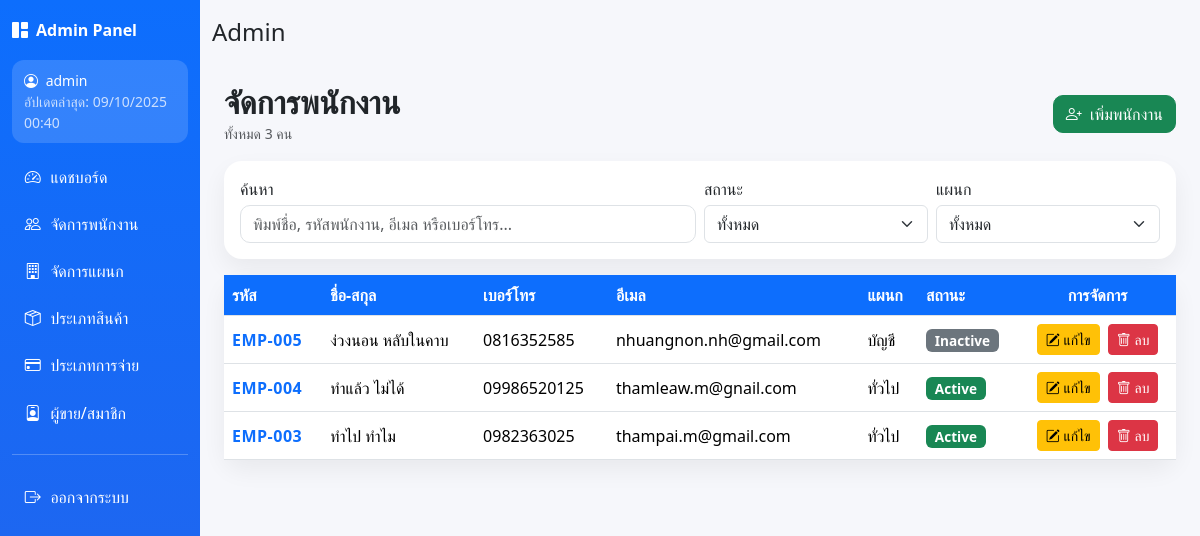
The app's page /Devolper/employeeManagement.php (signed in), older data.
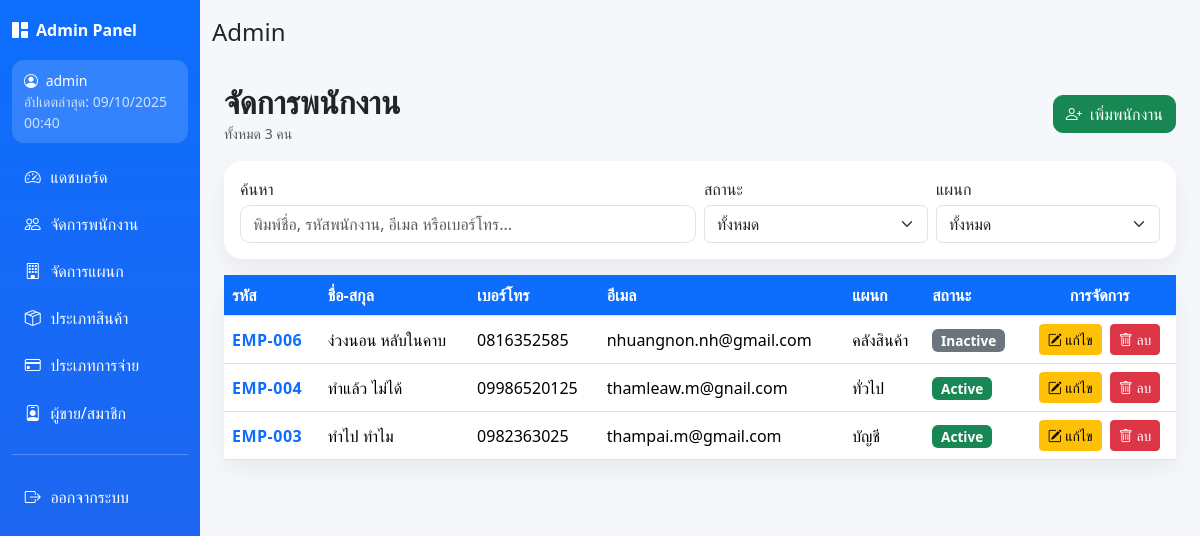
The same page, newer data.
### tables this page shows
CREATE TABLE `employees` (
  `employee_id` int(10) UNSIGNED NOT NULL,
  `full_name` varchar(150) NOT NULL COMMENT 'ชื่อพนักงาน',
  `phone` varchar(20) DEFAULT NULL,
  `email` varchar(150) DEFAULT NULL,
  `status` enum('active','inactive') NOT NULL DEFAULT 'active' COMMENT 'สถานะพนักงาน',
  `department_id` int(10) UNSIGNED NOT NULL,
  `employee_code` varchar(12) DEFAULT NULL
);

CREATE TABLE `departments` (
  `department_id` int(10) UNSIGNED NOT NULL,
  `department_name` varchar(100) NOT NULL COMMENT 'ชื่อแผนก',
  `head_employee_id` int(10) UNSIGNED DEFAULT NULL COMMENT 'รหัสพนักงานที่เป็นหัวหน้า (FK ไป employees ภายหลัง)'
);

### Devolper/employeeManagement.php (the view, shortened to what the changed rows need)
<?php
include("../connect.php");
$sql = "SELECT e.employee_id, e.employee_code, e.full_name, e.phone, e.email, e.status,
               e.department_id, d.department_name
        FROM employees e
        LEFT JOIN departments d ON e.department_id = d.department_id
        ORDER BY e.employee_id DESC";
$res = $conn->query($sql);
$employees = [];
while ($row = $res->fetch_assoc()) $employees[] = $row;
$totalEmployees = count($employees);
require __DIR__ . '/partials/admin_header.php';
?>
<!DOCTYPE html>
<html lang="th">
<head>
    <link href="https://cdn.jsdelivr.net/npm/bootstrap@5.3.3/dist/css/bootstrap.min.css" rel="stylesheet">
    <link rel="stylesheet" href="https://cdn.jsdelivr.net/npm/bootstrap-icons@1.11.3/font/bootstrap-icons.css">
</head>
<body>
    <div class="container py-4">
        <div class="d-flex align-items-center justify-content-between mb-3">
            <div>
                <h2 class="page-title mb-0">จัดการพนักงาน</h2>
            </div>
        </div>
        <div class="card">
            <div class="table-responsive">
                <table class="table table-hover align-middle mb-0">
                    <thead>
                        <tr>
                            <th class="sticky">รหัส</th>
                            <th class="sticky">ชื่อ-สกุล</th>
                            <th class="sticky">เบอร์โทร</th>
                            <th class="sticky">อีเมล</th>
                            <th class="sticky">แผนก</th>
                            <th class="sticky">สถานะ</th>
                            <th class="sticky text-center">การจัดการ</th>
                        </tr>
                    </thead>
                    <tbody id="empTableBody">
                        <?php if ($totalEmployees): ?>
                        <?php foreach ($employees as $row): ?>
                        <?php
                $deptName = $row['department_name'] ?: ('— (ID '.$row['department_id'].')');
                $status = strtolower($row['status'] ?? '');
                $badgeClass = ($status === 'active') ? 'bg-success' : 'bg-secondary';
              ?>
                        <tr data-status="<?= htmlspecialchars($status) ?>"
                            data-dept="<?= (int)$row['department_id'] ?>">
                            <td class="code-pill text-primary"><?= htmlspecialchars($row['employee_code']) ?></td>
                            <td><?= htmlspecialchars($row['full_name']) ?></td>
                            <td><?= htmlspecialchars($row['phone']) ?></td>
                            <td><?= htmlspecialchars($row['email']) ?></td>
                            <td><?= htmlspecialchars($deptName) ?></td>
                            <td>
                                <span class="badge badge-status <?= $badgeClass ?>">
                                    <?= $status ? ucfirst($status) : '—' ?>
                                </span>
                            </td>
                            <td class="text-center">
                                <a href="employee_edit.php?id=<?= (int)$row['employee_id'] ?>"
                                    class="btn btn-sm btn-warning me-1">
                                    <i class="bi bi-pencil-square"></i> แก้ไข
                                </a>
                                <a href="employee_delete.php?id=<?= (int)$row['employee_id'] ?>"
                                    class="btn btn-sm btn-danger"
                                    onclick="return confirm('คุณแน่ใจหรือไม่ว่าต้องการลบพนักงานคนนี้?');">
                                    <i class="bi bi-trash"></i> ลบ
                                </a>
                            </td>
                        </tr>
                        <?php endforeach; ?>
                        <?php else: ?>
                        <tr>
                            <td colspan="7" class="text-center text-muted py-4">ไม่พบข้อมูลพนักงาน</td>
                        </tr>
                        <?php endif; ?>
                    </tbody>
                </table>
            </div>
        </div>
    </div>
</body>
</html>
<?php require __DIR__ . '/partials/admin_footer.php'; ?>

Row changes from the older to the newer data that the page shows:
removed employees: employee_code "EMP-005", full_name "ง่วงนอน หลับในคาบ", phone "0816352585", email "nhuangnon.nh@gmail.com", department.department_name "บัญชี", status "Inactive"
added employees: employee_code "EMP-006", full_name "ง่วงนอน หลับในคาบ", phone "0816352585", email "nhuangnon.nh@gmail.com", department.department_name "คลังสินค้า", status "Inactive"
changed employees "EMP-003": department.department_name "ทั่วไป" → "บัญชี"
